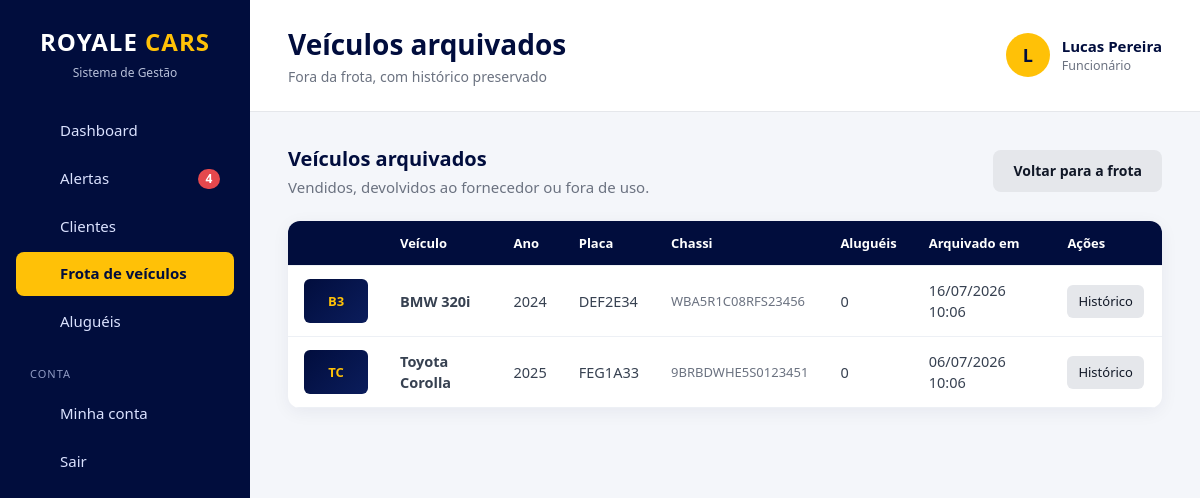
The page /veiculos/arquivados.php (signed in) on the database its author committed.
### tables this page shows
CREATE TABLE `usuarios` (
    `id`            INT          NOT NULL AUTO_INCREMENT,
    `nome`          VARCHAR(100) NOT NULL,
    `email`         VARCHAR(150) NOT NULL,
    `senha`         VARCHAR(255) NOT NULL,
    `cargo`         ENUM('chefe','gerente','funcionario') NOT NULL DEFAULT 'funcionario',
    `ativo`         TINYINT(1)   NOT NULL DEFAULT 1,
    `trocar_senha`  TINYINT(1)   NOT NULL DEFAULT 0,
    `ultimo_acesso` DATETIME     NULL,
    `criado_em`     TIMESTAMP    NOT NULL DEFAULT CURRENT_TIMESTAMP,
    `atualizado_em` TIMESTAMP    NULL ON UPDATE CURRENT_TIMESTAMP,

    PRIMARY KEY (`id`),
    UNIQUE KEY `uk_usuarios_email` (`email`),

    CONSTRAINT `ck_usuarios_nome`  CHECK (CHAR_LENGTH(TRIM(`nome`)) >= 3),
    CONSTRAINT `ck_usuarios_email` CHECK (`email` LIKE '_%@_%._%'),
    CONSTRAINT `ck_usuarios_ativo` CHECK (`ativo` IN (0, 1))
);

CREATE TABLE `veiculos` (
    `id`            INT           NOT NULL AUTO_INCREMENT,
    `marca`         VARCHAR(100)  NOT NULL,
    `modelo`        VARCHAR(100)  NOT NULL,
    `ano`           SMALLINT      NOT NULL,
    `placa`         VARCHAR(7)    NOT NULL,
    `chassi`        CHAR(17)      NOT NULL,
    `valor_diaria`  DECIMAL(10,2) NOT NULL,
    `imagem`        VARCHAR(255)  NULL,
    `status`        ENUM('Disponível','Alugado','Em manutenção') NOT NULL DEFAULT 'Disponível',
    `arquivado`     TINYINT(1)    NOT NULL DEFAULT 0,
    `arquivado_em`  DATETIME      NULL,
    `criado_em`     TIMESTAMP     NOT NULL DEFAULT CURRENT_TIMESTAMP,
    `atualizado_em` TIMESTAMP     NULL ON UPDATE CURRENT_TIMESTAMP,

    PRIMARY KEY (`id`),
    UNIQUE KEY `uk_veiculos_placa`  (`placa`),
    UNIQUE KEY `uk_veiculos_chassi` (`chassi`),
    KEY `idx_veiculos_status` (`status`, `arquivado`),

    CONSTRAINT `ck_veiculos_placa`
        CHECK (`placa` REGEXP '^[A-Z]{3}[0-9][A-Z0-9][0-9]{2}$'),
    CONSTRAINT `ck_veiculos_chassi`
        CHECK (`chassi` REGEXP '^[A-HJ-NPR-Z0-9]{17}$'),
    CONSTRAINT `ck_veiculos_ano`
        CHECK (`ano` BETWEEN 1950 AND 2100),
    CONSTRAINT `ck_veiculos_diaria`
        CHECK (`valor_diaria` > 0),
    CONSTRAINT `ck_veiculos_arquivado`
        CHECK (`arquivado` IN (0, 1))
);

### config/database.php (called while the page is built, shortened)
<?php
$usuario = 'root';

### includes/auth.php (called while the page is built, shortened)
<?php
function usuario_logado(): ?array
{
    static $usuario = false;
    if ($usuario !== false) {
        return $usuario;
    }
    $id = (int) ($_SESSION['usuario_id'] ?? 0);
    $dados = db_linha(
        'SELECT id, nome, email, cargo, ativo, trocar_senha FROM usuarios WHERE id = ?',
        [$id]
    );
    $dados['permissoes'] = array_column(
        db_todos('SELECT permissao FROM usuario_permissoes WHERE usuario_id = ?', [$id]),
        'permissao'
    );
    $usuario = $dados;
    return $usuario;
}
function eh_chefe(): bool
{
    $usuario = usuario_logado();
    return $usuario && $usuario['cargo'] === 'chefe';
}
function pode(string $permissao): bool
{
    $usuario = usuario_logado();
    return $usuario['cargo'] === 'chefe' || in_array($permissao, $usuario['permissoes'], true);
}
function exigir_login(): array
{
    $usuario = usuario_logado();
    return $usuario;
}
function exigir_permissao(string ...$permissoes): void
{
    exigir_login();
    foreach ($permissoes as $permissao) {
        if (pode($permissao)) {
            return;
        }
    }
}
    ?>

### includes/alertas.php (called while the page is built, shortened)
<?php
function buscar_alertas(): array
{
    $alertas = [
        'atrasadas'           => [],
        'devolucoes_proximas' => [],
        'em_manutencao'       => [],
        'cnh'                 => [],
        'login_suspeito'      => [],
    ];
    if (pode('locacoes_ver')) {
        $alertas['atrasadas'] = db_todos(
            "SELECT l.id, l.data_prevista, l.valor_diaria,
                    DATEDIFF(CURDATE(), l.data_prevista) AS dias_atraso,
                    c.nome AS cliente, c.telefone,
                    v.marca, v.modelo, v.placa
             FROM locacoes l
             JOIN clientes c ON c.id = l.cliente_id
             JOIN veiculos v ON v.id = l.veiculo_id
             WHERE l.status = 'Em andamento' AND l.data_prevista < CURDATE()
             ORDER BY l.data_prevista"
        );
        $alertas['devolucoes_proximas'] = db_todos(
            "SELECT l.id, l.data_prevista,
                    DATEDIFF(l.data_prevista, CURDATE()) AS faltam,
                    c.nome AS cliente, c.telefone,
                    v.marca, v.modelo, v.placa
             FROM locacoes l
             JOIN clientes c ON c.id = l.cliente_id
             JOIN veiculos v ON v.id = l.veiculo_id
             WHERE l.status = 'Em andamento'
               AND l.data_prevista BETWEEN CURDATE() AND DATE_ADD(CURDATE(), INTERVAL ? DAY)
             ORDER BY l.data_prevista",
            [DIAS_AVISO_DEVOLUCAO]
        );
    }
    if (pode('manutencoes') || pode('veiculos_ver')) {
        $alertas['em_manutencao'] = db_todos(
            "SELECT m.id, m.defeito, m.oficina, m.data_entrada, m.previsao_liberacao,
                    DATEDIFF(CURDATE(), m.data_entrada) AS dias_parado,
                    (m.previsao_liberacao IS NOT NULL AND m.previsao_liberacao < CURDATE()) AS previsao_vencida,
                    v.id AS veiculo_id, v.marca, v.modelo, v.placa
             FROM manutencoes m
             JOIN veiculos v ON v.id = m.veiculo_id
             WHERE m.status = 'Em andamento'
             ORDER BY m.data_entrada"
        );
    }
    if (pode('clientes_ver')) {
        $alertas['cnh'] = db_todos(
            "SELECT id, nome, telefone, cnh_validade,
                    DATEDIFF(cnh_validade, CURDATE()) AS dias
             FROM clientes
             WHERE arquivado = 0
               AND cnh_validade <= DATE_ADD(CURDATE(), INTERVAL ? DAY)
             ORDER BY cnh_validade",
            [DIAS_AVISO_CNH]
        );
    }
    return $alertas;
}
function contar_alertas(): int
{
    static $total = null;
    if ($total === null) {
        $total = 0;
        foreach (buscar_alertas() as $lista) {
            $total += count($lista);
        }
    }
    return $total;
}

### veiculos/arquivados.php (the view, shortened to what this page needs)
<?php
require RAIZ . '/includes/veiculos.php';
exigir_permissao('veiculos_ver');
$veiculos = db_todos(
    'SELECT v.*, (SELECT COUNT(*) FROM locacoes l WHERE l.veiculo_id = v.id) AS total_alugueis
     FROM veiculos v
     WHERE v.arquivado = 1
     ORDER BY v.arquivado_em DESC'
);
$titulo = 'Veículos arquivados';
$subtitulo = 'Fora da frota, com histórico preservado';
$menu = 'veiculos';
require RAIZ . '/includes/cabecalho.php';
?>
<div class="page-header">
    <div>
        <h2>Veículos arquivados</h2>
        <p>Vendidos, devolvidos ao fornecedor ou fora de uso.</p>
    </div>
    <a href="<?= e(url('veiculos/index.php')) ?>" class="btn-secondary">Voltar para a frota</a>
</div>
<div class="table-container">
    <table>
        <thead>
            <tr><th></th><th>Veículo</th><th>Ano</th><th>Placa</th><th>Chassi</th><th>Aluguéis</th><th>Arquivado em</th><th>Ações</th></tr>
        </thead>
        <tbody>
            <?php foreach ($veiculos as $veiculo): ?>
                <tr>
                    <td><?= imagem_veiculo($veiculo) ?></td>
                    <td><strong><?= e(nome_veiculo($veiculo)) ?></strong></td>
                    <td><?= (int) $veiculo['ano'] ?></td>
                    <td><?= e(formatar_placa($veiculo['placa'])) ?></td>
                    <td class="texto-fraco"><?= e($veiculo['chassi']) ?></td>
                    <td><?= (int) $veiculo['total_alugueis'] ?></td>
                    <td><?= data_hora_br($veiculo['arquivado_em']) ?></td>
                    <td>
                        <a href="<?= e(url('veiculos/ver.php?id=' . $veiculo['id'])) ?>" class="btn-small btn-claro">Histórico</a>
                    </td>
                </tr>
            <?php endforeach; ?>
        </tbody>
    </table>
</div>
<?php require RAIZ . '/includes/rodape.php'; ?>

### includes/cabecalho.php (shortened to what this page needs)
<?php
$usuarioAtual = usuario_logado();
$subtitulo = $subtitulo ?? '';
$menu = $menu ?? '';
$itensMenu = [
    ['chave' => 'dashboard',   'texto' => 'Dashboard',         'link' => 'dashboard.php',            'icone' => 'inicio',     'mostrar' => true],
    ['chave' => 'alertas',     'texto' => 'Alertas',           'link' => 'alertas.php',              'icone' => 'alerta',     'mostrar' => true],
    ['chave' => 'clientes',    'texto' => 'Clientes',          'link' => 'clientes/index.php',       'icone' => 'clientes',   'mostrar' => pode('clientes_ver')],
    ['chave' => 'veiculos',    'texto' => 'Frota de veículos', 'link' => 'veiculos/index.php',       'icone' => 'veiculos',   'mostrar' => pode('veiculos_ver')],
    ['chave' => 'locacoes',    'texto' => 'Aluguéis',          'link' => 'locacoes/index.php',       'icone' => 'locacoes',   'mostrar' => pode('locacoes_ver')],
    ['chave' => 'manutencoes', 'texto' => 'Manutenção',        'link' => 'manutencoes/index.php',    'icone' => 'manutencao', 'mostrar' => pode('manutencoes')],
    ['chave' => 'financeiro',  'texto' => 'Financeiro',        'link' => 'financeiro/index.php',     'icone' => 'financeiro', 'mostrar' => pode('financeiro')],
    ['chave' => 'relatorios',  'texto' => 'Relatórios',        'link' => 'relatorios/index.php',     'icone' => 'relatorios', 'mostrar' => pode('relatorios') || pode('relatorios_financeiros')],
];
$totalAlertas = $usuarioAtual ? contar_alertas() : 0;
?>
<!DOCTYPE html>
<html lang="pt-BR">
<head>
    <link rel="stylesheet" href="<?= e(url('css/style.css')) ?>">
</head>
<body>
<aside class="sidebar" id="sidebar">
    <div class="logo">
        <h2>ROYALE <span>CARS</span></h2>
        <p class="logo-subtitle">Sistema de Gestão</p>
    </div>
    <nav class="menu">
        <?php foreach ($itensMenu as $item): ?>
            <?php if ($item['mostrar']): ?>
                <a href="<?= e(url($item['link'])) ?>" class="<?= $menu === $item['chave'] ? 'active' : '' ?>">
                    <?= icone($item['icone']) ?>
                    <span><?= e($item['texto']) ?></span>
                    <?php if ($item['chave'] === 'alertas' && $totalAlertas > 0): ?>
                        <b class="menu-contador"><?= $totalAlertas ?></b>
                    <?php endif; ?>
                </a>
            <?php endif; ?>
        <?php endforeach; ?>
        <p class="menu-secao">Conta</p>
        <a href="<?= e(url('configuracoes/index.php')) ?>" class="<?= $menu === 'configuracoes' ? 'active' : '' ?>">
            <?= icone('conta') ?>
            <span>Minha conta</span>
        </a>
        <form method="POST" action="<?= e(url('logout.php')) ?>">
            <button type="submit" class="menu-sair">
                <?= icone('sair') ?>
                <span>Sair</span>
            </button>
        </form>
    </nav>
</aside>
<main class="main">
    <header class="topbar">
        <div>
            <h1><?= e($titulo) ?></h1>
            <?php if ($subtitulo !== ''): ?>
                <p class="topbar-subtitle"><?= e($subtitulo) ?></p>
            <?php endif; ?>
        </div>
        <?php if ($usuarioAtual): ?>
            <div class="usuario-topo">
                <div class="usuario-avatar"><?= e(mb_strtoupper(mb_substr($usuarioAtual['nome'], 0, 1))) ?></div>
                <div>
                    <strong><?= e($usuarioAtual['nome']) ?></strong>
                    <small><?= e(CARGOS[$usuarioAtual['cargo']] ?? '') ?></small>
                </div>
            </div>
        <?php endif; ?>
    </header>
    <section class="content">

### includes/veiculos.php (shortened to what this page needs)
<?php
function imagem_veiculo(array $veiculo, string $classe = 'miniatura'): string
{
    $iniciais = mb_strtoupper(mb_substr($veiculo['marca'] ?? '?', 0, 1) . mb_substr($veiculo['modelo'] ?? '', 0, 1));
    return '<div class="' . e($classe) . ' miniatura-vazia">' . e($iniciais) . '</div>';
}

### css/style.css (style rules this page uses)
:root { --azul: #010d3d; --azul-2: #0b1d5c; --dourado: #ffc107; --dourado-2: #e0a800; --fundo: #f4f6fa; --branco: #ffffff; --texto: #111827; --texto-2: #4b5563; --texto-3: #6b7280; --borda: #e5e7eb; --borda-2: #d1d5db; --verde: #1b7f35; --verde-fundo: #e8f5e9; --vermelho: #b42318; --vermelho-fundo: #fdecea; --laranja: #b45309; --laranja-fundo: #fff4e0; --azul-status: #1d4ed8; --azul-fundo: #e8efff; --sombra: 0 4px 18px rgba(1, 13, 61, 0.06); --raio: 12px; }
* { margin: 0; padding: 0; box-sizing: border-box; }
body { font-family: 'Segoe UI', Roboto, Arial, sans-serif; background: var(--fundo); color: var(--texto); font-size: 15px; line-height: 1.45; }
a { color: var(--azul-2); }
h2 { color: var(--azul); font-size: 20px; }
.sidebar { position: fixed; top: 0; left: 0; width: 250px; height: 100vh; overflow-y: auto; background: var(--azul); padding: 25px 16px; z-index: 100; }
.logo { text-align: center; margin-bottom: 28px; }
.logo h2 { color: var(--branco); font-size: 24px; letter-spacing: 1px; }
.logo h2 span { color: var(--dourado); }
.logo-subtitle { color: #b8c0d9; font-size: 12px; margin-top: 4px; }
.menu { display: flex; flex-direction: column; gap: 4px; }
.menu a, .menu-sair { display: flex; align-items: center; gap: 12px; width: 100%; padding: 11px 14px; border-radius: 8px; color: #dbe2ff; text-decoration: none; font-size: 15px; transition: background 0.2s, color 0.2s; }
.menu-sair { background: none; border: none; cursor: pointer; font-family: inherit; text-align: left; }
.menu a.active { background: var(--dourado); color: var(--azul); font-weight: bold; }
.menu-secao { color: #8e99c2; font-size: 11px; text-transform: uppercase; letter-spacing: 1px; margin: 18px 14px 6px; }
.menu-contador { margin-left: auto; background: #e5484d; color: var(--branco); font-size: 12px; min-width: 22px; padding: 1px 7px; border-radius: 20px; text-align: center; }
.main { margin-left: 250px; min-height: 100vh; }
.topbar { background: var(--branco); padding: 24px 38px; display: flex; align-items: center; justify-content: space-between; gap: 20px; border-bottom: 1px solid var(--borda); }
.topbar h1 { color: var(--azul); font-size: 28px; }
.topbar-subtitle { color: var(--texto-3); font-size: 14px; margin-top: 2px; }
.usuario-topo { display: flex; align-items: center; gap: 12px; }
.usuario-avatar { width: 44px; height: 44px; border-radius: 50%; display: flex; align-items: center; justify-content: center; background: var(--dourado); color: var(--azul); font-weight: bold; font-size: 18px; }
.usuario-topo > div:last-child { display: flex; flex-direction: column; }
.usuario-topo strong { color: var(--azul); }
.usuario-topo small { color: var(--texto-3); }
.content { padding: 32px 38px; }
.page-header { display: flex; justify-content: space-between; align-items: center; gap: 20px; margin-bottom: 22px; }
.page-header h2 { margin-bottom: 4px; }
.page-header p { color: var(--texto-3); }
.btn-primary, .btn-secondary, .btn-danger-lg, .btn-login { display: inline-block; padding: 11px 20px; border-radius: 8px; border: none; font-weight: bold; font-size: 14px; font-family: inherit; text-decoration: none; cursor: pointer; transition: background 0.2s; white-space: nowrap; }
.btn-secondary { background: var(--borda); color: var(--texto); }
.btn-small { display: inline-block; padding: 7px 11px; margin: 2px 2px 2px 0; background: var(--azul); color: var(--branco); border: none; border-radius: 6px; font-size: 13px; font-family: inherit; text-decoration: none; cursor: pointer; white-space: nowrap; }
.btn-small.btn-claro { background: var(--borda); color: var(--texto); }
.table-container { width: 100%; overflow-x: auto; background: var(--branco); border-radius: var(--raio); box-shadow: var(--sombra); }
table { width: 100%; border-collapse: collapse; }
thead { background: var(--azul); color: var(--branco); }
th, td { padding: 13px 16px; text-align: left; border-bottom: 1px solid #edf0f5; vertical-align: middle; }
th { font-size: 13px; font-weight: 600; white-space: nowrap; }
td { color: #374151; font-size: 14.5px; }
.texto-fraco { color: var(--texto-3); font-size: 13px; }
.miniatura { width: 64px; height: 44px; border-radius: 6px; object-fit: cover; display: block; }
.miniatura-vazia { width: 64px; height: 44px; border-radius: 6px; background: linear-gradient(135deg, var(--azul), var(--azul-2)); color: var(--dourado); display: flex; align-items: center; justify-content: center; font-weight: bold; font-size: 13px; }

### rows shown on the page
usuarios: nome "L", nome "Lucas Pereira", cargo "Funcionário"
veiculos: iniciais "B3", nome_veiculo($veiculo) "BMW 320i", ano "2024", placa "DEF2E34", chassi "WBA5R1C08RFS23456", total_alugueis "0", arquivado_em "16/07/2026 10:06"
veiculos: iniciais "TC", nome_veiculo($veiculo) "Toyota Corolla", ano "2025", placa "FEG1A33", chassi "9BRBDWHE5S0123451", total_alugueis "0", arquivado_em "06/07/2026 10:06"

### other values the page prints
$item['texto'] "Dashboard"
$item['texto'] "Alertas"
$item['texto'] "Clientes"
$item['texto'] "Frota de veículos"
$item['texto'] "Aluguéis"
$titulo "Veículos arquivados"
$subtitulo "Fora da frota, com histórico preservado"
